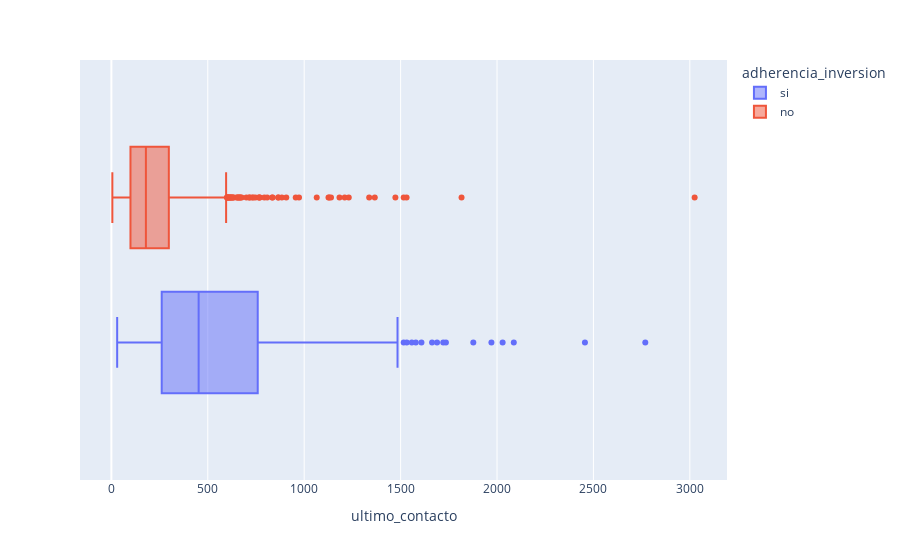

The notebook cell this image was saved under:
### Code cell
px.box(datos,x='ultimo_contacto',color='adherencia_inversion')

### Figure 1 — Plotly figure (JSON) as saved in the notebook; plotly's stock layout.template omitted (floating-point values rounded to 4 significant figures; data arrays with more than 128 entries replaced by an {"elided": "..."} marker saying what was removed)
{"data": [{"alignmentgroup": "True", "hovertemplate": "adherencia_inversion=si<br>ultimo_contacto=%{x}<extra></extra>", "legendgroup": "si", "marker": {"color": "#636efa"}, "name": "si", "notched": false, "offsetgroup": "si", "orientation": "h", "showlegend": true, "type": "box", "x": {"elided": "502 int values"}, "x0": " ", "xaxis": "x", "y0": " ", "yaxis": "y"}, {"alignmentgroup": "True", "hovertemplate": "adherencia_inversion=no<br>ultimo_contacto=%{x}<extra></extra>", "legendgroup": "no", "marker": {"color": "#EF553B"}, "name": "no", "notched": false, "offsetgroup": "no", "orientation": "h", "showlegend": true, "type": "box", "x": {"elided": "766 int values"}, "x0": " ", "xaxis": "x", "y0": " ", "yaxis": "y"}], "layout": {"boxmode": "group", "legend": {"title": {"text": "adherencia_inversion"}, "tracegroupgap": 0}, "margin": {"t": 60}, "xaxis": {"anchor": "y", "domain": [0, 1], "title": {"text": "ultimo_contacto"}}, "yaxis": {"anchor": "x", "domain": [0, 1]}}}
